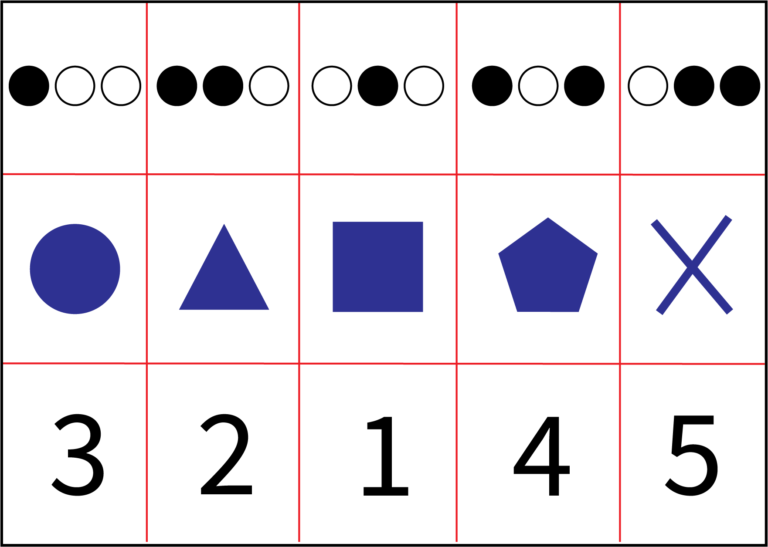
#> input picture extension/Missio-768x547.png, 768 x 547 px, found by its file name
$ python detection.py
#> lines starting #> are read from the running program, lines starting #| are printed output that depends on the picture; after the words box and inside, x2 and y2 are one past the last pixel; in counts of white or black regions, pixels touching at a corner belong together
#> further down, frame is the input picture: shape (547, 768, 3); mean B, G, R 228.5, 222.1, 225.3
#> `frame = cv2.resize(frame, (width, height))`:
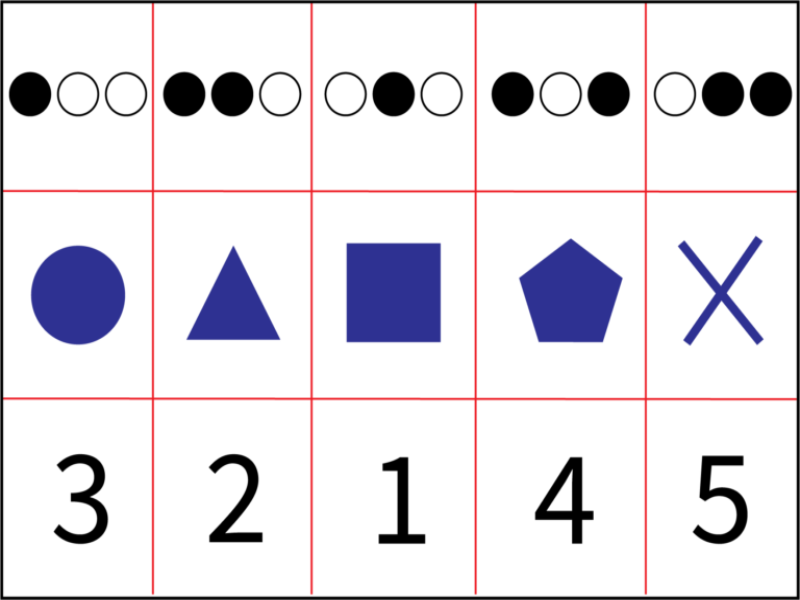
#> frame: shape (600, 800, 3); mean B, G, R 228.4, 222.1, 225.3
import cv2
import numpy as np
import pytesseract

width, height = 800, 600


def detectBinary(image, gray, Lower, Upper):
    predic = 0
    mask_b = cv2.inRange(gray, Lower, Upper)
    mask_all = cv2.inRange(gray, 0, 255)
    out_b = cv2.bitwise_and(image, image, mask=mask_b)
    out_all = cv2.bitwise_and(image, image, mask=mask_all)
    res_b = np.count_nonzero(out_b)
    res_all = np.count_nonzero(out_all)
    if res_all != 0:
        predic = (res_b / res_all) * 100
    if predic > 80:
        return 1, predic
    else:
        return 0, predic


def detectShape(image, Lower, Upper):
    predic = 0
    mask_b = cv2.inRange(image, Lower, Upper)
    mask_all = cv2.inRange(image, (0, 0, 0), (255, 255, 255))
    out_b = cv2.bitwise_and(image, image, mask=mask_b)
    out_all = cv2.bitwise_and(image, image, mask=mask_all)
    res_b = np.count_nonzero(out_b)
    res_all = np.count_nonzero(out_all)
    if res_all != 0:
        predic = (res_b / res_all) * 100
    if predic > 10:
        return 1, predic
    else:
        return 0, predic


def binaryList2Decimal(binary_list):
    decimal_value = 0
    power = len(binary_list) - 1

    for bit in binary_list:
        decimal_value += bit * (2**power)
        power -= 1

    return decimal_value


def robotVision(image):
    global mission
    mission = {
        "m1": {"index": [], "value": []},
        "m2": {"index": [], "value": []},
        "m3": {"index": [], "value": []},
    }

    gray_image = cv2.cvtColor(image, cv2.COLOR_BGR2GRAY)
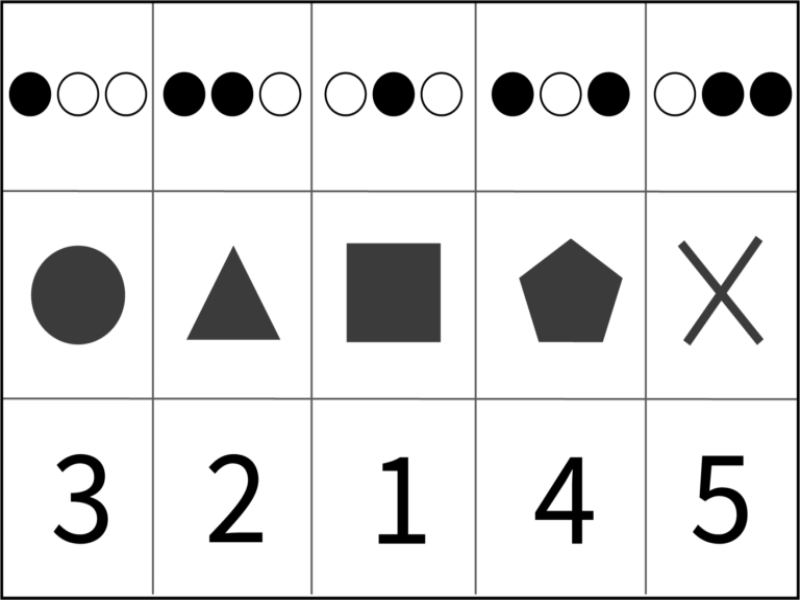
#> gray_image: shape (600, 800); min 0, max 255, mean 223.8
    _, thresholded = cv2.threshold(gray_image, 250, 255, cv2.THRESH_BINARY)
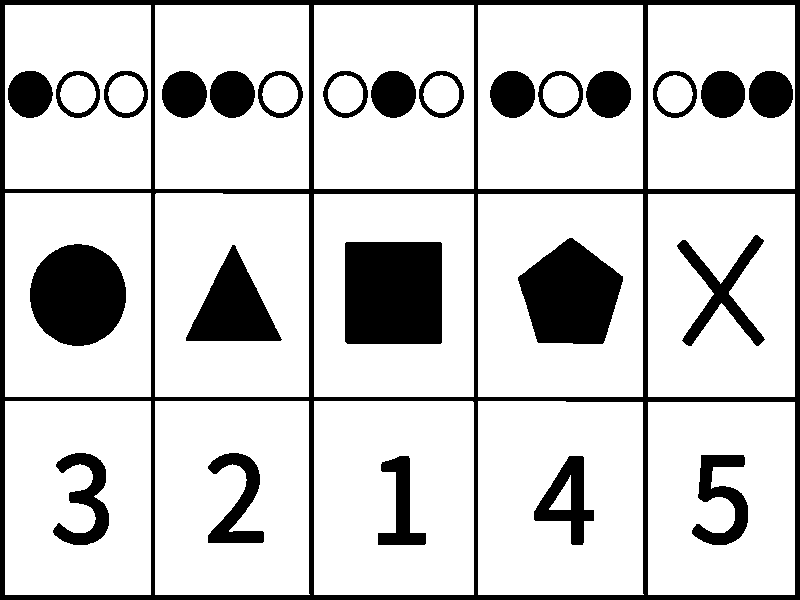
#> thresholded: shape (600, 800); 80.7% white; 26 black regions, largest, box (x1, y1, x2, y2) and area: (0, 0, 800, 600) 31478, (345, 242, 442, 344) 9888, (518, 238, 623, 344) 7835
    blurred = cv2.GaussianBlur(thresholded, (5, 5), 0)
    edges = cv2.Canny(blurred, 50, 150)
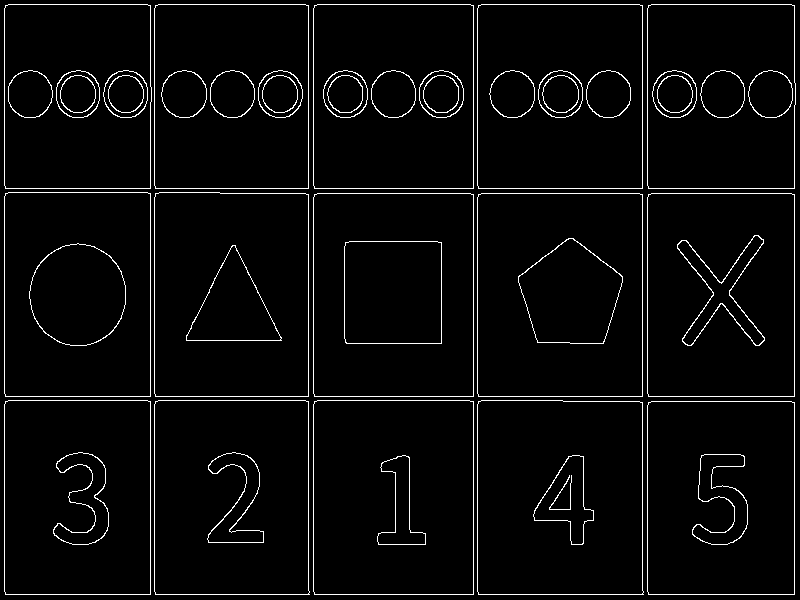
#> edges: shape (600, 800); 3.7% white in thin lines or dots
    contours1, _ = cv2.findContours(edges, cv2.RETR_EXTERNAL, cv2.CHAIN_APPROX_SIMPLE)
#> contours1 = 15 contours; largest, box (x1, y1, x2, y2) and area: (477, 193, 643, 397) 33484, (313, 193, 474, 397) 32469, (477, 400, 644, 595) 31922, (154, 192, 309, 397) 31314, (313, 400, 474, 595) 31028
    mission_index = 3
    temp_mis_ind = []
    shape = ""

    for index1, contour1 in enumerate(contours1):
        temp_mis_val3 = []
        x, y, w, h = cv2.boundingRect(contour1)
        new_edges1 = edges[y : h + y, x : x + w]
        new_image1 = image[y : h + y, x : x + w]
        new_gray_image1 = gray_image[y : h + y, x : x + w]
        new_edges1[0, :] = 0
        new_edges1[-1, :] = 0
        new_edges1[:, 0] = 0
        new_edges1[:, -1] = 0
        contours2, _ = cv2.findContours(
            new_edges1, cv2.RETR_EXTERNAL, cv2.CHAIN_APPROX_SIMPLE
        )
        if len(new_edges1) > 2:
            temp_mis_ind.append(index1)
            if len(temp_mis_ind) % 5 == 0 and mission_index >= 1:
                temp_mis_ind.reverse()
                mission[f"m{mission_index}"]["index"] = temp_mis_ind.copy()
                temp_mis_ind.clear()
                mission_index -= 1

        for index2, contour2 in enumerate(contours2):
            x, y, w, h = cv2.boundingRect(contour2)
            epsilon_filter = 0.001 * cv2.arcLength(contour2, True)
            approx_filter = cv2.approxPolyDP(contour2, epsilon_filter, True)
            epsilon_shape = 0.015 * cv2.arcLength(contour2, True)
            approx_shape = cv2.approxPolyDP(contour2, epsilon_shape, True)
            area = cv2.contourArea(contour2)
            num_filter = len(approx_filter)
            num_shape = len(approx_shape)
            if num_filter > 10:
                new_image2 = new_image1[y : h + y, x : x + w]
                new_gray_image2 = new_gray_image1[y : h + y, x : x + w]
                if len(mission[f"m3"]["value"]) < 5:
                    custom_config = r"--oem 3 --psm 6 outputbase digits"
                    extracted_text = pytesseract.image_to_string(
                        gray_image, config=custom_config
                    )
                    numbers_list = [int(num) for num in extracted_text if num.isdigit()]
                    mission[f"m3"]["value"] = numbers_list
                elif len(mission[f"m2"]["value"]) < 5:
                    new_image2 = cv2.cvtColor(new_image2, cv2.COLOR_BGR2HSV)
                    color, predicS = detectShape(new_image2, lower_color, upper_color)
                    if color == 1:
                        if num_shape == 3:
                            shape = "triangles"
                        elif num_shape == 4:
                            shape = "rectangles"
                        elif num_shape == 5:
                            shape = "pentagon"
                        elif num_shape > 5 and num_shape <= 10:
                            shape = "circle"
                        else:
                            shape = "cross"
                        mission[f"m2"]["value"].insert(0, shape)
                        cv2.drawContours(new_image1, [approx_filter], 0, (0, 255, 0), 2)
                        cv2.putText(
                            new_image1,
                            f" {shape}",
                            (x, y),
                            cv2.FONT_HERSHEY_SIMPLEX,
                            0.5,
                            (0, 100, 255),
                            2,
                        )
                elif len(mission[f"m1"]["value"]) < 5:
                    binary, predicB = detectBinary(
                        new_image2, new_gray_image2, 210, 255
                    )
                    temp_mis_val3.append(binary)
                    if len(temp_mis_val3) >= 3:
                        temp_mis_val3.reverse()
                        decimal_value = binaryList2Decimal(temp_mis_val3)
                        mission[f"m1"]["value"].insert(0, decimal_value)
                    cv2.drawContours(new_image1, [approx_filter], 0, (0, 255, 0), 2)
                    cv2.putText(
                        new_image1,
                        f" {binary}",
                        (x, y),
                        cv2.FONT_HERSHEY_SIMPLEX,
                        0.5,
                        (0, 100, 255),
                        2,
                    )
#> this loop made 1 pass
#> index1 on pass 1: 0
#> pass 1, in robotVision, `new_image1 = image[y : h + y, x : x + w]`:
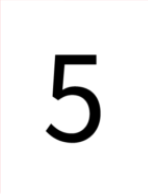
#> new_image1: shape (194, 148, 3); mean B, G, R 238.6, 238.6, 238.8
#> after the loop:
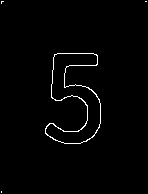
#> new_edges1: shape (194, 148); 1.5% white in thin lines or dots
#> after the loop:
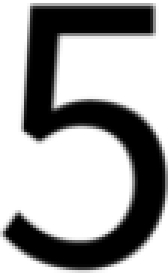
#> new_image2: shape (91, 56, 3) (shown 3 times larger); min 0, max 255, mean 163.7
#> after the loop, mission = 3 items; mission_index = 3; temp_mis_ind = [0]

    # cv2.imshow("Og image", image)
    cv2.waitKey(0)
    cv2.destroyAllWindows()


if __name__ == "__main__":
    image_path = "D:\Programming\Python\AI\RoboInnovator\Missio-768x547.png"
    lower_color = np.array([0, 162, 133])
    upper_color = np.array([179, 176, 169])
    frame = cv2.imread(image_path)
    frame = cv2.resize(frame, (width, height))
    robotVision(frame)
#> (the call stopped at in robotVision, `extracted_text = pytesseract.image_to_string( gray_image, config=custo..`: pytesseract is not available in this run)
    print(mission)
#| {'m1': {'index': [], 'value': []}, 'm2': {'index': [], 'value': []}, 'm3': {'index': [], 'value': []}}
